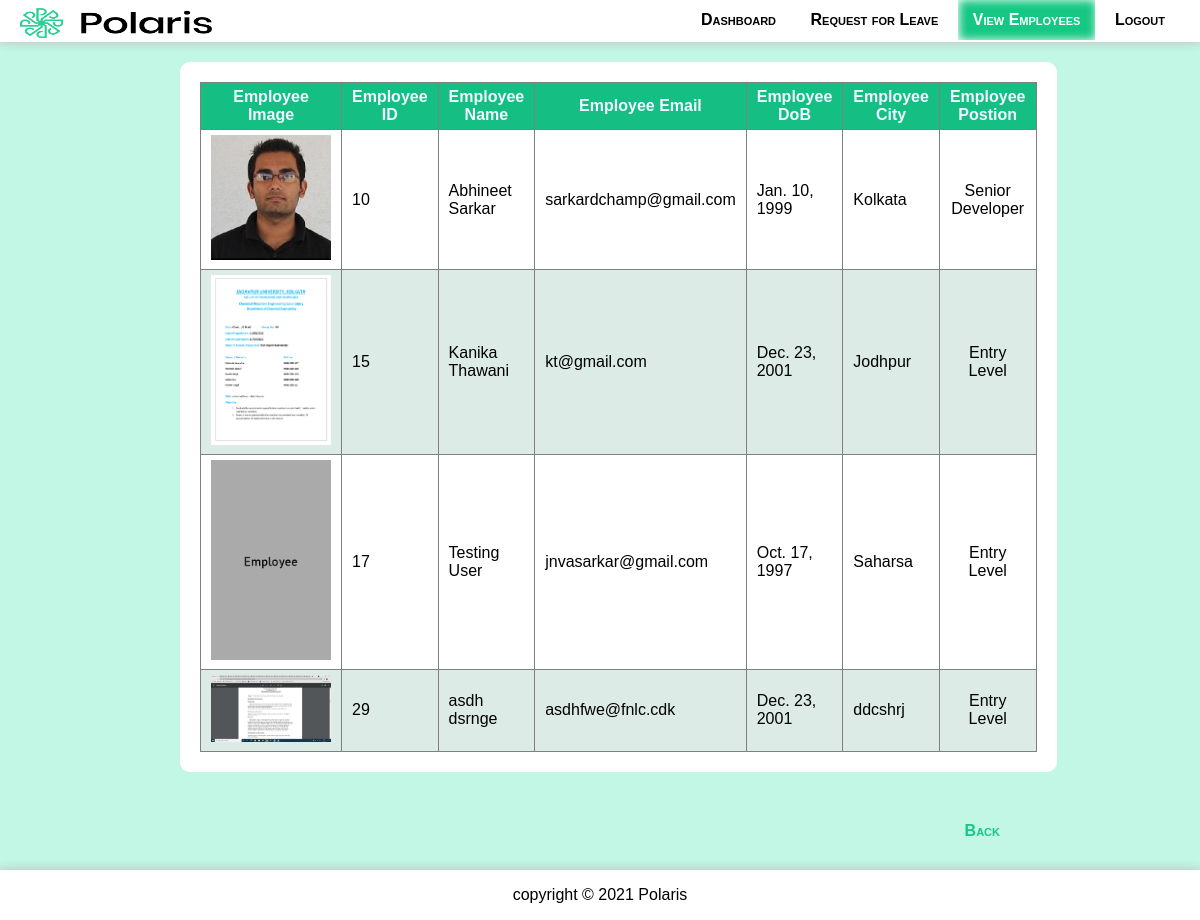
Page /viewEmployees (signed in) on the committed database.
### employeeApp/models.py (models this page shows)
class Employee(models.Model):
    fname = models.CharField(max_length=30)
    lname = models.CharField(max_length=30)
    dob = models.DateField()
    email = models.EmailField()
    username = models.CharField(max_length=12)
    password = models.CharField(max_length=128)
    joining_date = models.DateField(editable=False, auto_now=True)
    city = models.CharField(max_length=70)
    rem_leaves = models.IntegerField(default=24)
    lop_leaves = models.IntegerField(default=0)
    is_admin = models.BooleanField(default=False)
    position = models.CharField(max_length=70, default='Entry Level')
    team = models.CharField(max_length=70, default='Not Allocated')
    current_project = models.CharField(max_length=128, default='Not Alotted')
    image = models.CharField(max_length=120)
    class Meta:
        db_table = "Employee"

### employeeApp/views.py (the view)
# urls.py: path('viewEmployees', views.viewEmployees, name='viewEmployees'),
def viewEmployees(request):
    result = Employee.objects.all()
    return render(request, 'view-employees.html', {'employees': result})

### EmployeeManagementSystem/template/view-employees.html (shortened to what this page needs)
{% extends "boilerplate.html" %}
    {% block menu %}
    {% if request.session.id is not None %}
            <a href="/dashboard">Dashboard</a>
        {% if request.session.admin %}
            <a href="/publishNotice">Publish Notice</a>
            <a href="/viewApplicants">New Applicants</a>
            <a href="/leaveRequests">New Requests</a>
        {% else %}
            <a href="/requestLeave">Request for Leave</a>
        {% endif %}
        <a href="#" class="active">View Employees</a>
        <a href="/logout">Logout</a>
    {% else %}
        <a href="{% url 'login' %}">Login</a>
        <a href="{% url 'insert' %}">Register</a>
    {% endif %}
    {% endblock %}
    {% block content %}
    {% if request.session.id is not None %}
        <div class="table">
            <table>
                {% if employees %}
                <tr>
                    <th>Employee Image</th>
                    <th>Employee ID</th>
                    <th>Employee Name</th>
                    <th>Employee Email</th>
                    <th>Employee DoB</th>
                    <th>Employee City</th>
                    <th>Employee Postion</th>
                </tr>
                {% for employee in employees %}
                <tr>
                    <td><img src="/media/{{employee.image}}" alt="pic" width="120"></td>
                    <td>{{employee.id}}</td>
                    <td>{{employee.fname}} {{employee.lname}}</td>
                    <td>{{employee.email}}</td>
                    <td>{{employee.dob}}</td>
                    <td>{{employee.city}}</td>
                    <td>{{employee.position}}</td>
                </tr>
                {% endfor %}
                {% else %}
                <h2>No Data Found</h2>
                {% endif %}
            </table>
        </div>
    {% else %}
        <h3 class="error">Unauthorized! Access Denied, Please Log In.</h3>
    {% endif %}
    {% endblock %}
    {% block bottomLinks %}
    <a href="javascript:history.back()">Back</a>
    {% endblock %}

### employeeApp/static/styles.css (style rules this page uses)
* { box-sizing: border-box; }
body { background-color: rgba(187, 245, 226, 0.89); font-family: Verdana, Geneva, Tahoma, sans-serif; color: black; margin: 0 0 60px 0; }
#menu > a { display: inline-block; padding: 11px 15px; margin-top: 0px; text-decoration: none; color: black; font-variant: small-caps; font-weight: bold; font-size: 16px; }
a { text-decoration: none; color: rgb(21, 191, 131); }
#menu > a.active { color: #fff; background-color: rgb(21, 199, 131); box-shadow: 1px 0px 10px inset; }
.container-flex a { display: inline-block; padding: 10px 20px; margin: 10px 0px; width: fit-content; text-decoration: none; color: rgb(21, 199, 131); font-variant: small-caps; font-weight: bold; font-size: 16px; }
.container-flex > .table { min-width: 70%; background-color: #fff; padding: 20px; border-radius: 10px; margin: 30px auto; }
table { border: 1px solid grey; border-collapse: collapse; width: 100%; }
th { color: aliceblue; background-color: rgb(21, 191, 131); cursor: context-menu; }
tr { height: min-content; }
th, td { border: 1px solid grey; padding: 5px 10px; }
tr:nth-child(odd) { background-color: rgb(220, 235, 229); }
tr > td:last-child { text-align: center; }

### rows in the picture
Employee: image (picture), id "10", fname "Abhineet", lname "Sarkar", email "sarkardchamp@gmail.com", dob "Jan. 10, 1999", city "Kolkata", position "Senior Developer"
Employee: image (picture), id "15", fname "Kanika", lname "Thawani", email "kt@gmail.com", dob "Dec. 23, 2001", city "Jodhpur", position "Entry Level"
Employee: image (picture), id "17", fname "Testing", lname "User", email "jnvasarkar@gmail.com", dob "Oct. 17, 1997", city "Saharsa", position "Entry Level"
Employee: image (picture), id "29", fname "asdh", lname "dsrnge", email "asdhfwe@fnlc.cdk", dob "Dec. 23, 2001", city "ddcshrj", position "Entry Level"
